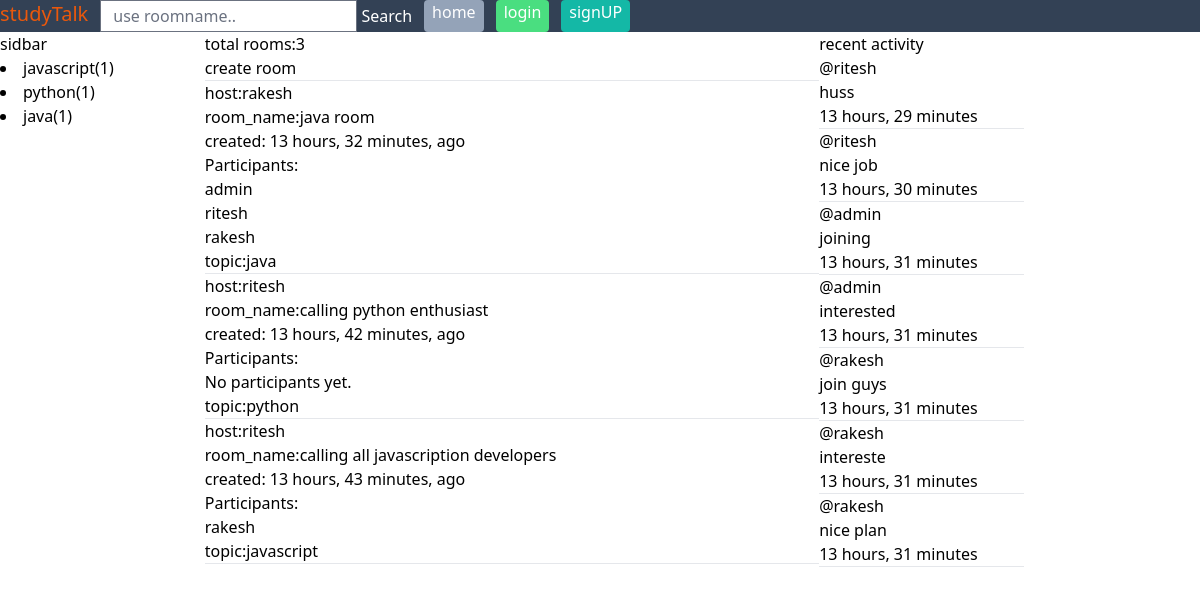
The page / on the database its author committed.
### base/models.py (models this page shows, shortened)
class Topic(models.Model):
    name=models.CharField(max_length=200,null=True,unique=True)
    def __str__(self):
        return f"{self.name}"

class Room(models.Model):
    host = models.ForeignKey(User,on_delete=models.SET_NULL,null=True)
    topic =models.ForeignKey(Topic, on_delete=models.SET_NULL, null=True)
    name = models.CharField(max_length=220)
    description = models.TextField(null=True, blank=True)
    participants=models.ManyToManyField(User,related_name='participants', blank=True)
    created_at = models.DateTimeField(auto_now_add=True)
    updated_at = models.DateTimeField(auto_now=True)
    class Meta:
        ordering =['-updated_at','-created_at']

class User(AbstractUser):
    name=models.CharField(max_length=200,null=True)
    email=models.EmailField(unique=True,null=True)
    bio=models.TextField(null=True)
    avatar=models.ImageField(upload_to="images/", null=True,blank=True,default='avatar.svg')
    USERNAME_FIELD='email'
    REQUIRED_FIELDS = ['username']  # Required when creating a superuser

class Message(models.Model):
    user = models.ForeignKey(User, on_delete=models.CASCADE)
    room = models.ForeignKey(Room, on_delete=models.CASCADE)
    message = models.TextField()
    created_at = models.DateTimeField(auto_now_add=True)
    updated_at = models.DateTimeField(auto_now=True)
    class Meta:
        ordering = ['-updated_at','-created_at']

### base/views.py (the view)
# urls.py: path('',views.index, name='index') ,
def index(request):
    rooms=Room.objects.all()
    topics=Topic.objects.all()
    messages=Message.objects.all()
    return render(request, 'base/index.html',{'rooms':rooms,'topics':topics,'messages':messages}) # This is the view function that will be called when the URL is visited. It will render the index.html template.

### base/templates/base/index.html (shortened to what this page needs)
{% extends "layout.html" %}
{% block content %}
<div class="container">
        {% include "base/topic-component.html" %}
    <div>
        <h4>total rooms:{{rooms.count}}</h4>
        <a href="{% url "create-room" %}">
        <button type="submit">create room</button>
        </a>
        <hr>
        {% include "base/room-component.html" %}
    </div>
    <div>
        {% include "base/activity-component.html" %}
    </div>
</div>
{% endblock %}

### base/templates/base/topic-component.html
<div class="sidebar"><h3>sidbar</h3>
    {% for topic  in topics %}
    <a href="">
        <li>
            <a href="{% url "search"%}?q={{topic.name}}">{{topic.name}}<span>({{topic.room_set.all.count}})</span></a>
        </li>
    </a>
    {% endfor %}
</div>

### base/templates/base/room-component.html (shortened to what this page needs)
{% for room in rooms %}
<a href="{% url "profile" room.host.id %}">
    <h4>host:{{room.host.username}}</h4>
</a>
<a href="{% url "room" room.id %}">
    <h2>room_name:{{room.name}}</h4>
</a>
<h3>created: {{room.created_at|timesince}}, ago</h3>
    <ul>
        <li>Participants:</li>
        <ul>
            {% for participant in room.participants.all %}
                <li>{{ participant.username }}</li>
            {% empty %}
                <li>No participants yet.</li>
            {% endfor %}
        </ul>
    </ul>
<h3>topic:{{room.topic}}</p>
        <hr>
{% endfor %}

### base/templates/base/activity-component.html
<h2>recent activity</h2>
        {% for message in messages %}
        <a href="{% url 'profile' message.user.id %}">
                <h4>@{{message.user.username}}</h4>
        </a>
        <p>{{message.message}}</p>
        <span>{{message.created_at|timesince}}</span>
        <hr>
        {% endfor %}

### static/styles/style.css (style rules this page uses)
hr { background-color: blue; height: 5px; }

### rows shown on the page
Topic: name "javascript", room_set.all.count "1"
Topic: name "python", room_set.all.count "1"
Topic: name "java", room_set.all.count "1"
Room: host.username "rakesh", name "java room", created_at "13 hours, 32 minutes", topic "java"
User: username "admin"
User: username "ritesh"
User: username "rakesh"
Room: host.username "ritesh", name "calling python enthusiast", created_at "13 hours, 42 minutes", topic "python"
Room: host.username "ritesh", name "calling all javascription developers", created_at "13 hours, 43 minutes", topic "javascript"
Message: user.username "ritesh", message "huss", created_at "13 hours, 29 minutes"
Message: user.username "ritesh", message "nice job", created_at "13 hours, 30 minutes"
Message: user.username "admin", message "joining", created_at "13 hours, 31 minutes"
Message: user.username "admin", message "interested", created_at "13 hours, 31 minutes"
Message: user.username "rakesh", message "join guys", created_at "13 hours, 31 minutes"
Message: user.username "rakesh", message "intereste", created_at "13 hours, 31 minutes"
Message: user.username "rakesh", message "nice plan", created_at "13 hours, 31 minutes"

### other values the page prints
{{ rooms.count }} "3"
